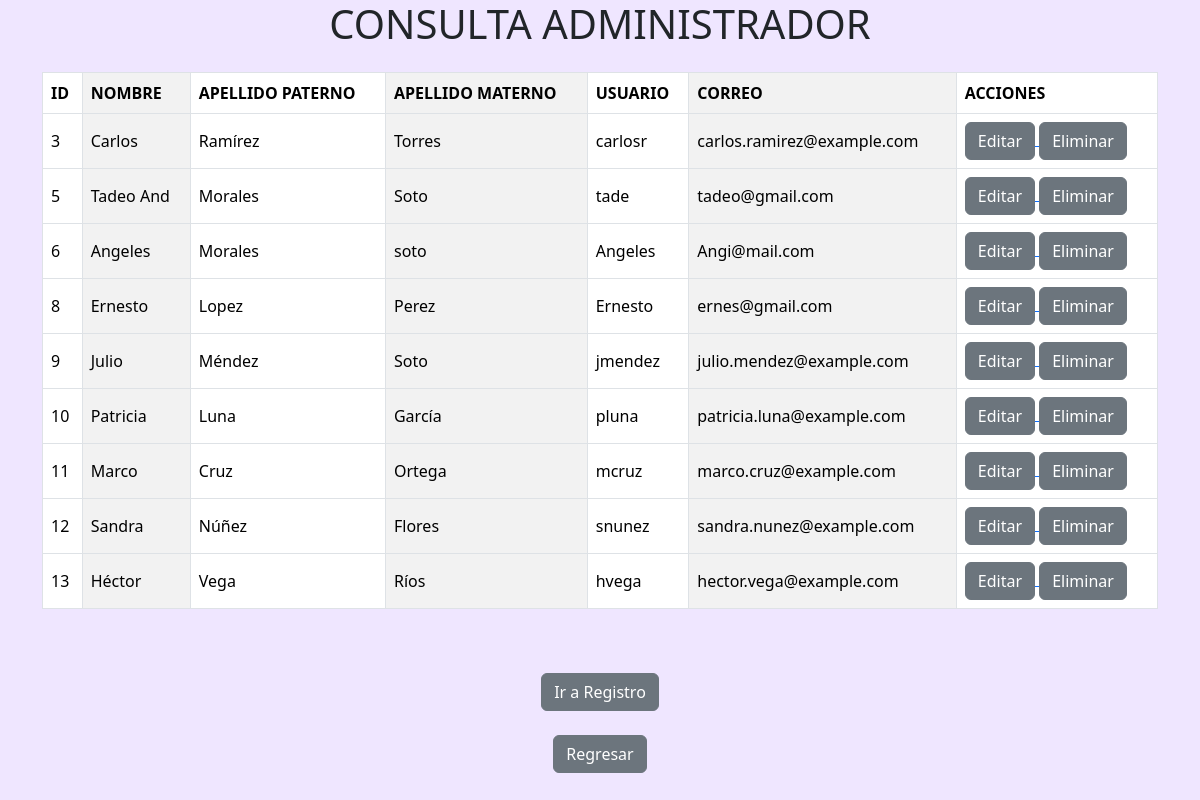
Screenshot of /MVC/index.php?action=consult_adm (signed in) with the database file from the repository.
### tables this page shows
CREATE TABLE `administrador` (
  `idAdministrador` int(11) NOT NULL,
  `nombre` varchar(100) NOT NULL,
  `apellidoP` varchar(100) NOT NULL,
  `apellidoM` varchar(100) NOT NULL,
  `usuario` varchar(100) NOT NULL,
  `correo` varchar(100) NOT NULL,
  `pass` varchar(255) DEFAULT NULL
);

### MVC/app/controllers/UserController_adm.php (called while the page is built, shortened)
<?php
include_once 'app/models/UserModel_adm.php';
    class UserController_adm{
         private $model;
        public function __construct($connection) {
            $this->model = new UserModelAdmin($connection);
        }
        public function consultarAdministrador(){
            $Administrador = $this -> model -> consultarAdministrador();
            include "app/views/consulta_admin.php";
        }
    }

### MVC/app/models/UserModel_adm.php (called while the page is built, shortened)
<?php
class UserModelAdmin {
    private $connection;
    public function __construct($connection) {
        $this -> connection = $connection;
    }
        public function consultarAdministrador(){
            $sql_statement = "SELECT * FROM administrador";
            $result = $this -> connection -> query($sql_statement);
            return $result;
        }
    }

### MVC/app/views/consulta_admin.php (the view, shortened to what this page needs)
<!DOCTYPE html>
<html lang="en">
<head>
    <link href="https://cdn.jsdelivr.net/npm/bootstrap@5.3.8/dist/css/bootstrap.min.css" rel="stylesheet">
    <link rel="stylesheet" href="/inicio_sesion/MVC/public/css/consult.css?v=<?php echo time();  ?>">    <title>Coonsulta Administrador</title>
</head>
<body>
    <center><h1>CONSULTA ADMINISTRADOR</h1></center>
    <div class="container mt-4">
        <div class="table-responsive">
            <table class="table table-striped-columns table-bordered align-middle">
                <th>ID</th>
                <th>NOMBRE</th>
                <th>APELLIDO PATERNO</th>
                <th>APELLIDO MATERNO</th>
                <th>USUARIO</th>
                <th>CORREO</th>
                <th>ACCIONES</th>
                <tbody>
                    <?php
                        while($row = $Administrador -> fetch_assoc()){
                    ?>
                    <tr>
                            <td><?php echo $row['idAdministrador']; ?></td>
                            <td><?php echo $row['nombre']; ?></td>
                            <td><?php echo $row['apellidoP']; ?></td>
                            <td><?php echo $row['apellidoM']; ?></td>
                            <td><?php echo $row['usuario']; ?></td>
                            <td><?php echo $row['correo']; ?></td>
                            <td>
                                <a href="index.php?action=update_adm&id=<?php echo $row['idAdministrador']; ?>">
                                    <button type="button" class="btn btn-secondary">Editar</button>
                                </a>
                                <a href="index.php?action=delete_adm&id=<?php echo $row['idAdministrador']; ?>">
                                    <button type="button" onclick="return confirm('¿Desesea eliminar al usuario?')"
                                    class="btn btn-secondary">Eliminar</button>
                                </a>
                            </td>
                    </tr>
                    <?php
                        }
                    ?>
                </tbody>
            </table>
        </div>
    </div>
    <br><br>
    <a href="index.php?action=insert_adm">
        <center><button type="button" class="btn btn-secondary">Ir a Registro</button>
    </a></center>
    <br>
    <center><a href="javascript:history.back()"><button class="btn btn-secondary">Regresar</button></a></center>
</body>
</html>

### MVC/public/css/consult.css (style rules this page uses)
body { background-color: rgba(106, 13, 255, 0.10); min-height: 100vh; margin: 0; padding: 0; }

### rows the page displays
administrador: idAdministrador "3", nombre "Carlos", apellidoP "Ramírez", apellidoM "Torres", usuario "carlosr", correo "carlos.ramirez@example.com"
administrador: idAdministrador "5", nombre "Tadeo And", apellidoP "Morales", apellidoM "Soto", usuario "tade", correo "tadeo@gmail.com"
administrador: idAdministrador "6", nombre "Angeles", apellidoP "Morales", apellidoM "soto", usuario "Angeles", correo "Angi@mail.com"
administrador: idAdministrador "8", nombre "Ernesto", apellidoP "Lopez", apellidoM "Perez", usuario "Ernesto", correo "ernes@gmail.com"
administrador: idAdministrador "9", nombre "Julio", apellidoP "Méndez", apellidoM "Soto", usuario "jmendez", correo "julio.mendez@example.com"
administrador: idAdministrador "10", nombre "Patricia", apellidoP "Luna", apellidoM "García", usuario "pluna", correo "patricia.luna@example.com"
administrador: idAdministrador "11", nombre "Marco", apellidoP "Cruz", apellidoM "Ortega", usuario "mcruz", correo "marco.cruz@example.com"
administrador: idAdministrador "12", nombre "Sandra", apellidoP "Núñez", apellidoM "Flores", usuario "snunez", correo "sandra.nunez@example.com"
administrador: idAdministrador "13", nombre "Héctor", apellidoP "Vega", apellidoM "Ríos", usuario "hvega", correo "hector.vega@example.com"
